Frame 1 (no input): blank canvas, image omitted
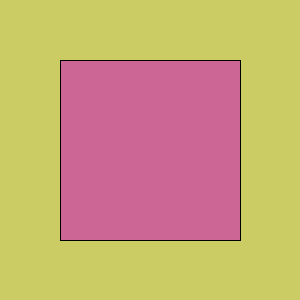
Frame 60 (the mouse pressed at the canvas centre just before this capture)
Frame 120 (the mouse held since frame 60 and released just before this capture): blank canvas, image omitted

The Processing sketch that drew this single still picture (run headless with seeded random() and noise(); from frame 60 on, the mouse is pressed at the canvas centre):

// Processing sketch: processing_58017
// ── processing_58017.pde

void setup(){
  size(300,300);
  background(204,204,100);
  frameRate(8);
}
 
int a = 0;
int b = 100;
int c = 0;
 
void draw(){
   
  rectMode(CENTER);
   fill(204,102,149);

 rect(width/2,height/2,c,c);
  a+=10;
  b-=10;
  c+=10;
 
  if (a>100){
    a=0;
  }
     
  if (b<0){
    b=0;
  }
   
  if (c>400){
    background(204,204,100);
    c=0;
  }
}
  
